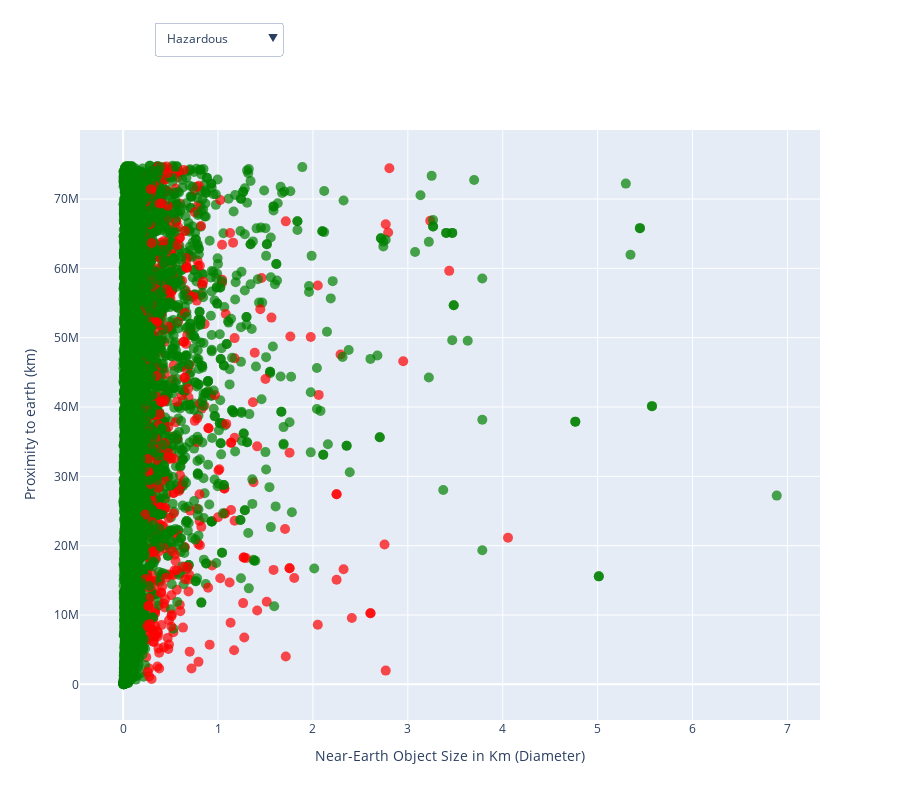

The code cell stored with this chart in its notebook:
### Code cell
import pandas as pd
import plotly.graph_objects as go

# Sample data
df['Close Approach Distance (km)'] = df['Close Approach Distance (km)'].replace(',', '', regex=True).astype(float)
df['NEO Size (km)'] = df['NEO Size (km)'].replace(',', '', regex=True).astype(float)
neo_sizes = df['NEO Size (km)']
close_distances = df['Close Approach Distance (km)']
neo_names = df['NEO Name']
is_hazardous = df['Is Potentially Hazardous']

# Convert boolean values to numerical values (0 for False, 1 for True)
color_values = is_hazardous.astype(int)

# Create the scatter plot for hazardous points
scatter_hazardous = go.Scatter(
    y=close_distances[is_hazardous],
    x=neo_sizes[is_hazardous],
    mode='markers',
    marker=dict(
        size=10,
        opacity=0.7,
        color='red'  # Set the color to red for hazardous points
    ),
    text=neo_names[is_hazardous],
    hovertemplate=
    '<b>NEO Name:</b> %{text}<br>'
    '<b>NEO Size (km):</b> %{x}<br>'
    '<b>Proximity (km):</b> %{y}<br>'
    '<b>Is Potentially Hazardous:</b> True<br>'
    '<extra></extra>'
)

# Create the scatter plot for non-hazardous points
scatter_non_hazardous = go.Scatter(
    y=close_distances[~is_hazardous],
    x=neo_sizes[~is_hazardous],
    mode='markers',
    marker=dict(
        size=10,
        opacity=0.7,
        color='green'  # Set the color to green for non-hazardous points
    ),
    text=neo_names[~is_hazardous],
    hovertemplate=
    '<b>NEO Name:</b> %{text}<br>'
    '<b>NEO Size (km):</b> %{x}<br>'
    '<b>Proximity (km):</b> %{y}<br>'
    '<b>Is Potentially Hazardous:</b> False<br>'
    '<extra></extra>'
)

# Create the scatter plot for both hazardous and non-hazardous points
scatter_both = go.Scatter(
    y=close_distances,
    x=neo_sizes,
    mode='markers',
    marker=dict(
        size=10,
        opacity=0.7,
        color=color_values,
        colorscale=[[0, 'green'], [1, 'red']],
        cmin=0,
        cmax=1
    ),
    text=neo_names,
    hovertemplate=
    '<b>NEO Name:</b> %{text}<br>'
    '<b>NEO Size (km):</b> %{x}<br>'
    '<b>Proximity (km):</b> %{y}<br>'
    '<b>Is Potentially Hazardous:</b> %{marker.color}<br>'
    '<extra></extra>'
)

# Create the buttons for switching between overlays
buttons = [
    dict(
        label='Hazardous',
        method='update',
        args=[{'visible': [True, False, False]}]  # Show only the hazardous scatter plot
    ),
    dict(
        label='Non-Hazardous',
        method='update',
        args=[{'visible': [False, True, False]}]  # Show only the non-hazardous scatter plot
    ),
    dict(
        label='Both',
        method='update',
        args=[{'visible': [False, False, True]}]  # Show both scatter plots
    )
]

# Create the layout with buttons
layout = dict(
    updatemenus=[
        dict(
            buttons=buttons,
            direction='down',
            pad={'r': 10, 't': 10},
            showactive=True,
            x=0.1,
            xanchor='left',
            y=1.2,
            yanchor='top'
        ),
    ],
    yaxis=dict(
        title='Proximity to earth (km)'
    ),
    xaxis=dict(
        title='Near-Earth Object Size in Km (Diameter)'
    ),
    height=800
)

# Create the figure with subplots
fig = go.Figure(data=[scatter_hazardous, scatter_non_hazardous, scatter_both], layout=layout)

# Update visibility for the initial plot
fig.update_layout(showlegend=False)
fig.update_traces(visible=False)

fig['data'][2]['visible'] = True  # Show the hazardous scatter plot initially

# Display the plot
fig.show()

### Figure 1 — Plotly figure (JSON) as saved in the notebook; plotly's stock layout.template omitted (floating-point values rounded to 4 significant figures; data arrays with more than 128 entries replaced by an {"elided": "..."} marker saying what was removed)
{"data": [{"hovertemplate": "<b>NEO Name:</b> %{text}<br><b>NEO Size (km):</b> %{x}<br><b>Proximity (km):</b> %{y}<br><b>Is Potentially Hazardous:</b> True<br><extra></extra>", "marker": {"color": "red", "opacity": 0.7, "size": 10}, "mode": "markers", "text": {"elided": "507 str values"}, "type": "scatter", "visible": false, "x": {"elided": "507 float values"}, "y": {"elided": "507 float values"}}, {"hovertemplate": "<b>NEO Name:</b> %{text}<br><b>NEO Size (km):</b> %{x}<br><b>Proximity (km):</b> %{y}<br><b>Is Potentially Hazardous:</b> False<br><extra></extra>", "marker": {"color": "green", "opacity": 0.7, "size": 10}, "mode": "markers", "text": {"elided": "7444 str values"}, "type": "scatter", "visible": false, "x": {"elided": "7444 float values"}, "y": {"elided": "7444 float values"}}, {"hovertemplate": "<b>NEO Name:</b> %{text}<br><b>NEO Size (km):</b> %{x}<br><b>Proximity (km):</b> %{y}<br><b>Is Potentially Hazardous:</b> %{marker.color}<br><extra></extra>", "marker": {"cmax": 1, "cmin": 0, "color": {"elided": "7951 int values"}, "colorscale": [[0, "green"], [1, "red"]], "opacity": 0.7, "size": 10}, "mode": "markers", "text": {"elided": "7951 str values"}, "type": "scatter", "visible": true, "x": {"elided": "7951 float values"}, "y": {"elided": "7951 float values"}}], "layout": {"height": 800, "showlegend": false, "updatemenus": [{"buttons": [{"args": [{"visible": [true, false, false]}], "label": "Hazardous", "method": "update"}, {"args": [{"visible": [false, true, false]}], "label": "Non-Hazardous", "method": "update"}, {"args": [{"visible": [false, false, true]}], "label": "Both", "method": "update"}], "direction": "down", "pad": {"r": 10, "t": 10}, "showactive": true, "x": 0.1, "xanchor": "left", "y": 1.2, "yanchor": "top"}], "xaxis": {"title": {"text": "Near-Earth Object Size in Km (Diameter)"}}, "yaxis": {"title": {"text": "Proximity to earth (km)"}}}}
